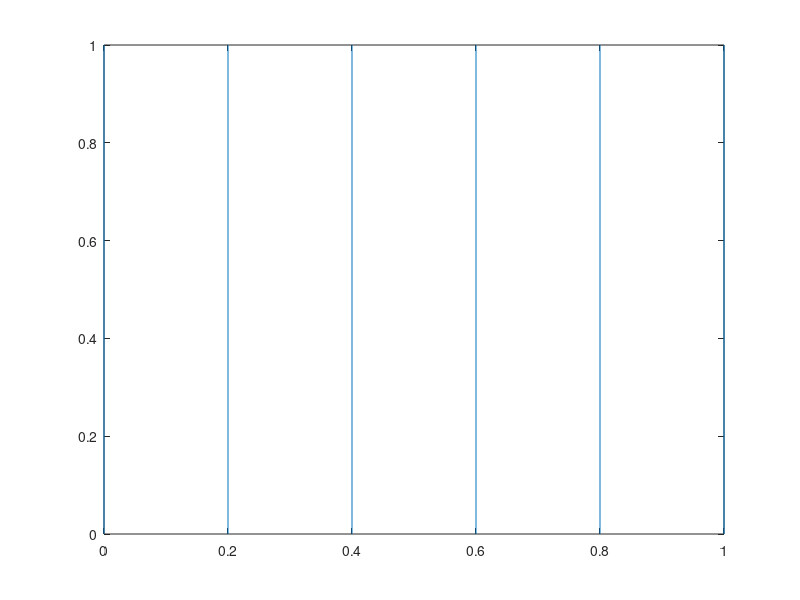

Write MATLAB code to recreate this figure. (Note: this script raises an error after producing the figure.)
function hdl=clp_xgrid(varargin)

offset=0;
if nargin<1 ax=gca; xticks=get(gca,'XTick');
else
  if ishandle(varargin{1}) 
      offset=offset+1;
      ax=varargin{1};
      if nargin>1 
        xticks=varargin{2}; 
        offset=offset+1;
      else xticks=get(gca,'XTick'); 
      end
  else ax=gca; xticks=varargin{1}
  end
end 
  
yl=get(ax,'Ylim');
n=length(xticks);
x=repmat(xticks,3,1);
x(3,:)=NaN;
x=reshape(x,n*3,1);
y=x;
y(1:3:n*3)=yl(1);
y(2:3:n*3)=yl(2);

hdl=plot(x,y,varargin{offset+1:end});
uistack(hdl,'bottom');
return
end